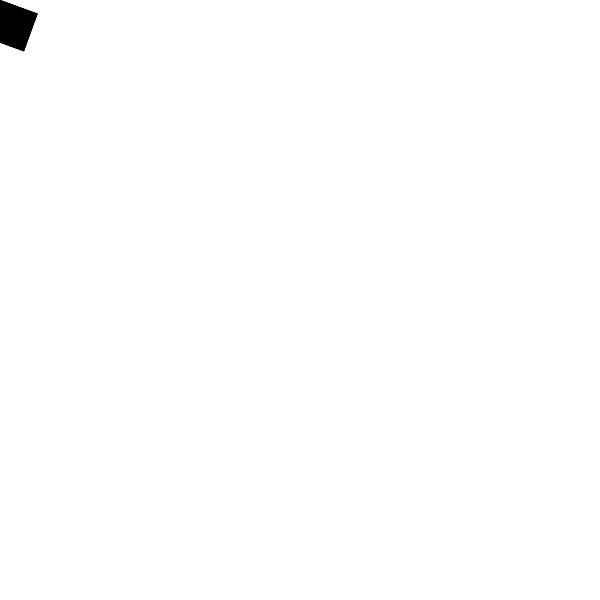
Frame 1 (no input)
Frame 60 (the mouse pressed at the canvas centre just before this capture): identical to frame 1, image omitted
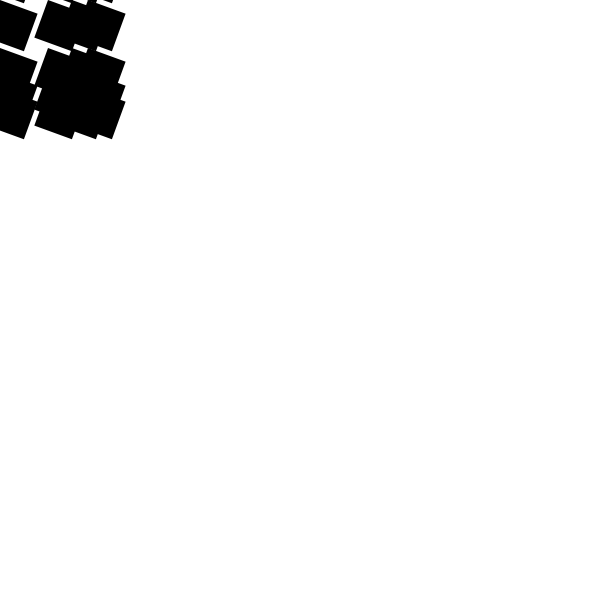
Frame 120 (the mouse held since frame 60 and released just before this capture)

The Processing sketch that drew these frames (run headless with seeded random() and noise(); from frame 60 on, the mouse is pressed at the canvas centre):

// Processing sketch: constructivism_01
// ── constructivism_01.pde
void setup() {
    size(600, 600);
}

void draw() {
    background(255);

    int rectSize = 40;
    int angle = 20;
    int initialOffset = round(map(mouseY, 0, height, 50, 150));
    int offsetStep = round(map(mouseX, 0, width, 50, 5));
    int xOffset, yOffset;
    int x, y;

    noStroke();
    fill(0);

    yOffset = initialOffset;

    for (int j = 0; j < 12; j++) {
        y = j * yOffset;
        xOffset = initialOffset;

        for (int i = 0; i < 12; i++) {
            x = i * xOffset;

            pushMatrix();
            translate(x, y);
            rotate(radians(angle));
            rect(0, 0, rectSize, rectSize);
            popMatrix();

            xOffset = xOffset - offsetStep;
        }

        yOffset = yOffset - offsetStep;
    }
}
